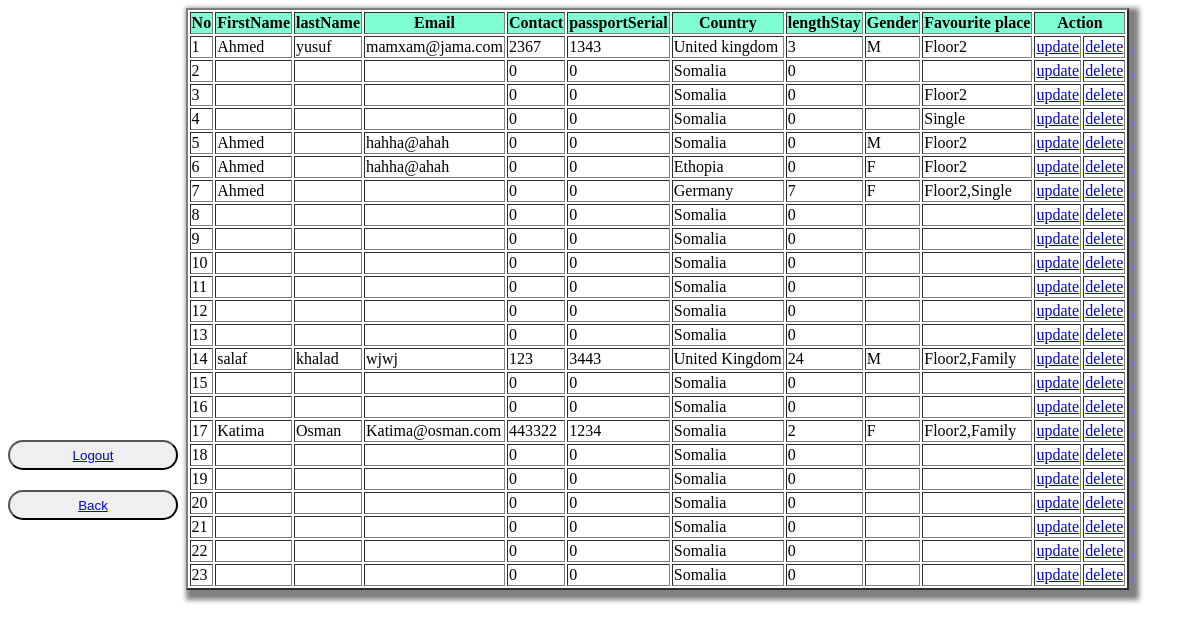
Page /Display.php (signed in) on the committed database.
### tables this page shows
CREATE TABLE `abo` (
  `id` int(10) NOT NULL,
  `firstName` varchar(30) NOT NULL,
  `lastName` varchar(40) NOT NULL,
  `email` varchar(40) NOT NULL,
  `contact` int(40) NOT NULL,
  `passportS` int(40) NOT NULL,
  `country` varchar(40) NOT NULL,
  `lengthStay` int(40) NOT NULL,
  `gender` varchar(10) NOT NULL,
  `frf` varchar(40) NOT NULL
);

### Display.php (the view, shortened to what this page needs)
<?php
if(!isset($_SESSION['user_email'])){
echo "<script>window.open('loginForm.php','_self')</script>";
}
else{
require_once('connection.php');
 ?>
 <table border="2">
 	<tr>
 	<th>No</th>
 	<th>FirstName</th>
 	<th>lastName</th>
 	<th>Email</th>
 	<th>Contact</th>
 	<th>passportSerial</th>
 	<th>Country</th>
 	<th>lengthStay</th>
 	<th>Gender</th>
 	<th>Favourite place</th>
 	<th colspan="2">Action</th>
</tr>
<?php
$res=mysqli_query($conn,"select * from abo");
$i=1;
while ( $user=mysqli_fetch_array($res)) {
echo "
<tr>
<td>$i</td>
<td> {$user['firstName']}</td>
<td> {$user['lastName']}</td>
<td> {$user['email']}</td>
<td> {$user['contact']}</td>
<td> {$user['passportS']}</td>
<td> {$user['country']}</td>
<td> {$user['lengthStay']}</td>
<td> {$user['gender']}</td>
<td> {$user['frf']}</td>
<td> <a href='updateForm.php?id={$user['id']}'>update</a></td>
<td> <a href='deleteForm.php?id={$user['id']}' onclick = 'return confirm(\"Are you You sure\")' >delete</a></td>
</tr>
";
$i++;
}
 ?>
 </table>
 <button id="ww"><a href="logout.php"><span>Logout </span></a></button <br/><br/>
 <button id="mm"> <a href="Choose.php"><span>Back</span></a> </button>
<?php } ?>

### Display.php (style rules this page uses)
table { margin-left: 15%; box-shadow: 5px 5px 5px 5px gray; }
th { background-color: aquamarine; }
#ww { width: 170px; margin-top: -150px; height: 30px; border-radius: 20px; }
#mm { width: 170px; height: 30px; border-radius: 20px; margin-top: -100px; }

### rows in the picture
abo: firstName "Ahmed", lastName "yusuf", email "mamxam@jama.com", contact "2367", passportS "1343", country "United kingdom", lengthStay "3", gender "M", frf "Floor2"
abo: contact "0", passportS "0", country "Somalia", lengthStay "0"
abo: contact "0", passportS "0", country "Somalia", lengthStay "0", frf "Floor2"
abo: contact "0", passportS "0", country "Somalia", lengthStay "0", frf "Single"
abo: firstName "Ahmed", email "hahha@ahah", contact "0", passportS "0", country "Somalia", lengthStay "0", gender "M", frf "Floor2"
abo: firstName "Ahmed", email "hahha@ahah", contact "0", passportS "0", country "Ethopia", lengthStay "0", gender "F", frf "Floor2"
abo: firstName "Ahmed", contact "0", passportS "0", country "Germany", lengthStay "7", gender "F", frf "Floor2,Single"
abo: contact "0", passportS "0", country "Somalia", lengthStay "0"
abo: contact "0", passportS "0", country "Somalia", lengthStay "0"
abo: contact "0", passportS "0", country "Somalia", lengthStay "0"
abo: contact "0", passportS "0", country "Somalia", lengthStay "0"
abo: contact "0", passportS "0", country "Somalia", lengthStay "0"
abo: contact "0", passportS "0", country "Somalia", lengthStay "0"
abo: firstName "salaf", lastName "khalad", email "wjwj", contact "123", passportS "3443", country "United Kingdom", lengthStay "24", gender "M", frf "Floor2,Family"
abo: contact "0", passportS "0", country "Somalia", lengthStay "0"
abo: contact "0", passportS "0", country "Somalia", lengthStay "0"
abo: firstName "Katima", lastName "Osman", email "Katima@osman.com", contact "443322", passportS "1234", country "Somalia", lengthStay "2", gender "F", frf "Floor2,Family"
abo: contact "0", passportS "0", country "Somalia", lengthStay "0"
abo: contact "0", passportS "0", country "Somalia", lengthStay "0"
abo: contact "0", passportS "0", country "Somalia", lengthStay "0"
abo: contact "0", passportS "0", country "Somalia", lengthStay "0"
abo: contact "0", passportS "0", country "Somalia", lengthStay "0"
abo: contact "0", passportS "0", country "Somalia", lengthStay "0"
